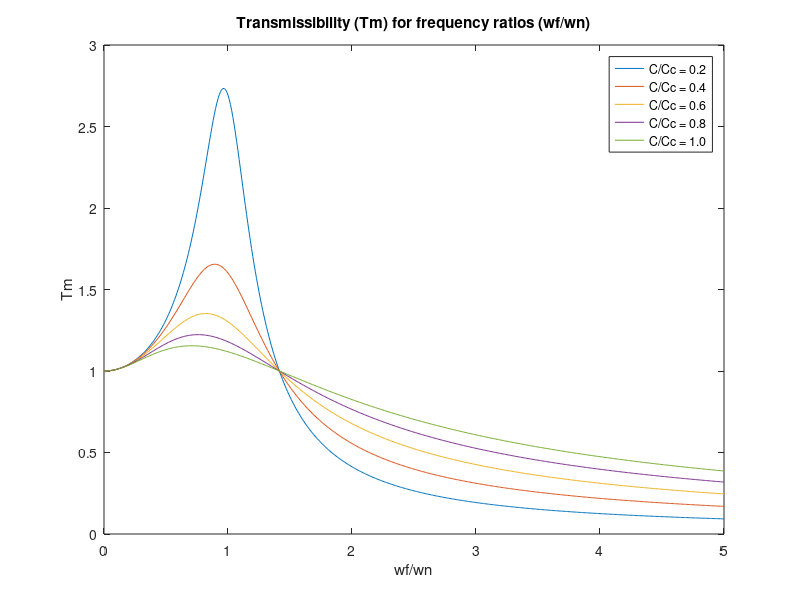

Recreate this plot in MATLAB.
% frequency ratios (wf/wn) named as wR
% damping factors (c/cc) named as cR
% transmissibility (Tm) named as Tm

wR=0:0.01:5;
cR=[0.2,0.4,0.6,0.8,1.0];

[wRrows,wRcolumns]=size(wR);
[cRrows,cRcolumns]=size(cR);
Tm=[0,0;0,0];
while cRcolumns>0
    cRtmp=cR(cRcolumns);
    
    wRcoltmp=wRcolumns;
    while wRcoltmp>0
        wRtmp=wR(wRcoltmp);
        Tm(cRcolumns,wRcoltmp)=sqrt((1+(2*wRtmp*cRtmp)^2)/((1-wRtmp^2)^2+(2*wRtmp*cRtmp)^2));
        wRcoltmp=wRcoltmp-1;
    end
    
    cRcolumns=cRcolumns-1;
end

% plot the figure
% Tm--(wf/wn) for different (c/cc)
figure(1);
fig1=plot(wR,Tm(1,:),wR,Tm(2,:),wR,Tm(3,:),wR,Tm(4,:),wR,Tm(5,:));
hold on
legend([fig1(1),fig1(2),fig1(3),fig1(4),fig1(5)],'C/Cc = 0.2','C/Cc = 0.4','C/Cc = 0.6','C/Cc = 0.8','C/Cc = 1.0');
title('Transmissibility (Tm) for frequency ratios (wf/wn)');
xlabel('wf/wn');
ylabel('Tm');


